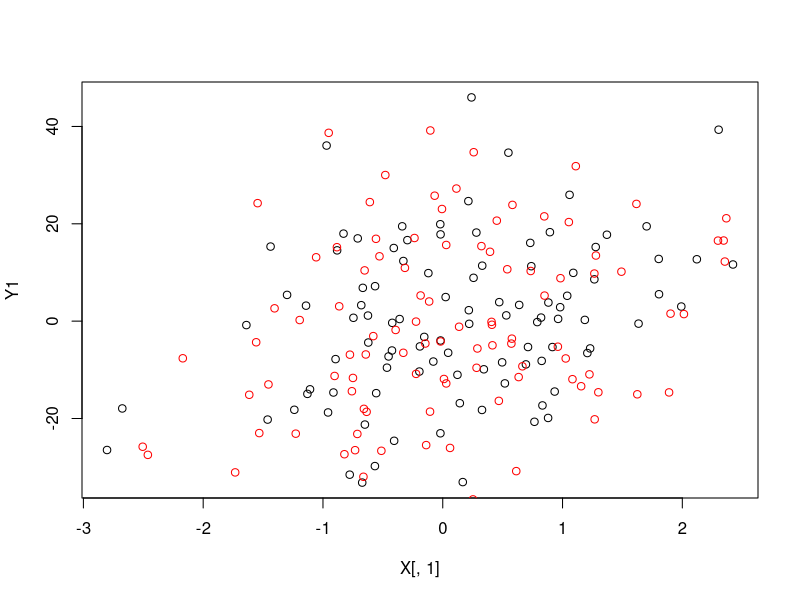

Generate this figure with R: (Note: this script raises an error after producing the figure.)
## ---- chunk 1
knitr::opts_chunk$set(echo = TRUE)
## ---- chunk 2
#God knows the true parameters, but unknown to us humans
# n <- 100
# p <- 5
# params <- runif(p, -10, 10)     #
# 
# features <- matrix(rnorm(n* (p-1)),nrow = n,ncol = p-1) #one is column of one, or the intercept
# 
# X <- cbind(1, features)
# 
# #now combine the parameters with the X and add some noise
# 
# noise <- rnorm(n)
# Y <- X  %*% params + noise
# #Same as
# Y2 <- 0
# for(i in seq_len(p)){
#   params[i] * X[,i]
# }
# Y2 <- Y2 + noise
# 
# dim(X)
# 
# plot(Y,Y2)

## ---- chunk 3
#Wayne's code
n <- 100
p <- 5
# God knows this!
params <- runif(p, -10, 10)

features <- matrix(rnorm(n * p),
                   nrow=n, ncol=p)
X <- features
X1 <- matrix(rnorm(n * p),
              nrow=n, ncol=p)

noise <- rnorm(n)
noise1 <- rnorm(n)
Y1 <- X %*% params + noise
Y2 <- 0
for(i in seq_len(p)){
  Y2 <- Y2 + params[i] * X1[, i]
}
Y2 <- Y2 + noise1
plot(X[,1], Y1)
points(X1[, 1], Y2, col="red")


## ---- chunk 4
df <- as.data.frame(cbind(Y,X))

dim(df)

head(df,2)

names(df) <- c("Y", paste0("X", 1:p))

ols <- lm(Y ~ ., df)
summary(ols)

class(ols)
predict(ols)

#if you pass in a lm or glm, predict will use predict.lm or predict.glm anyways. It is smart. 

#There is an argument in predict that uses "new data". You need to pass in what the new data is. It should be tempting for us to just pass in X1. 
#This shouldn't work! But why?
#predict(ols, newdata = as.data.frame(X1))

#convert to df

#now there is an error that we don't know what X2 is. The data frame you are passing it needs to have the same names that you are training on. 

names(df)

df1  <- as.data.frame(X1)
names(df1) <- names(df)[-1]

test_preds <- predict(
  ols, 
  newdata = df1)

#The data you are passing, you need the data to look identical to the data you trained the model with. The names of the data frames must agree. 
#classic workflow
plot(test_preds , Y2)

test_errors <- Y2 - test_preds
test_rmse <- sqrt(mean(test_errors ^ 2))
test_rmse


sd(noise)
sd(noise1)
#You cannot reduce beyond this. 

## ---- chunk 5
names(ols)

#probably the most important
ols$coefficients

plot(ols$coefficients, c(0,params))
abline(a = 0, b=1)

## ---- chunk 6
train_features <- cbind(1,as.matrix(df[,-1])) #take out y column
#fitted_vals <- train_features %*% 
  
fitted_vals <- train_features %*% ols$coefficients
sum(abs(fitted_vals - ols$fitted.values))

res <- df$Y - ols$fitted.values
sum(abs(res - ols$residuals))
